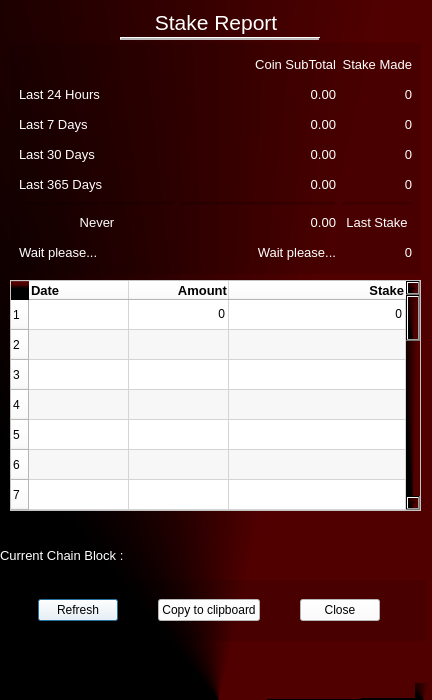
<?xml version="1.0" encoding="UTF-8"?>
<ui version="4.0">
 <class>StakeReportDialog</class>
 <widget class="QDialog" name="StakeReportDialog">
  <property name="windowModality">
   <enum>Qt::NonModal</enum>
  </property>
  <property name="geometry">
   <rect>
    <x>0</x>
    <y>0</y>
    <width>432</width>
    <height>700</height>
   </rect>
  </property>
  <property name="minimumSize">
   <size>
    <width>432</width>
    <height>554</height>
   </size>
  </property>
  <property name="maximumSize">
   <size>
    <width>432</width>
    <height>700</height>
   </size>
  </property>
  <property name="font">
   <font>
    <family>Century Gothic</family>
    <pointsize>10</pointsize>
    <weight>9</weight>
    <italic>false</italic>
    <bold>false</bold>
    <stylestrategy>PreferDefault</stylestrategy>
   </font>
  </property>
  <property name="windowTitle">
   <string>Stake Report</string>
  </property>
  <property name="styleSheet">
   <string notr="true">font: 75 10pt &quot;Century Gothic&quot;;
background: qconicalgradient(cx:0.506, cy:1, angle:0.2, stop:0.1875 rgba(81, 0, 0, 255), stop:0.397727 rgba(0, 0, 0, 255))</string>
  </property>
  <property name="sizeGripEnabled">
   <bool>true</bool>
  </property>
  <property name="modal">
   <bool>false</bool>
  </property>
  <widget class="QLabel" name="label">
   <property name="geometry">
    <rect>
     <x>116</x>
     <y>10</y>
     <width>200</width>
     <height>31</height>
    </rect>
   </property>
   <property name="minimumSize">
    <size>
     <width>200</width>
     <height>0</height>
    </size>
   </property>
   <property name="font">
    <font>
     <family>MS Shell Dlg 2</family>
     <pointsize>16</pointsize>
     <weight>9</weight>
     <italic>false</italic>
     <bold>false</bold>
    </font>
   </property>
   <property name="toolTip">
    <string>Dialog which report the earning made with stake over time</string>
   </property>
   <property name="styleSheet">
    <string notr="true">font: 75 16pt &quot;MS Shell Dlg 2&quot;;
background: none;
color: #ffffff</string>
   </property>
   <property name="frameShape">
    <enum>QFrame::NoFrame</enum>
   </property>
   <property name="frameShadow">
    <enum>QFrame::Sunken</enum>
   </property>
   <property name="lineWidth">
    <number>2</number>
   </property>
   <property name="midLineWidth">
    <number>3</number>
   </property>
   <property name="text">
    <string>Stake Report</string>
   </property>
   <property name="alignment">
    <set>Qt::AlignHCenter|Qt::AlignTop</set>
   </property>
  </widget>
  <widget class="Line" name="line">
   <property name="enabled">
    <bool>false</bool>
   </property>
   <property name="geometry">
    <rect>
     <x>120</x>
     <y>30</y>
     <width>200</width>
     <height>16</height>
    </rect>
   </property>
   <property name="minimumSize">
    <size>
     <width>200</width>
     <height>0</height>
    </size>
   </property>
   <property name="toolTip">
    <string notr="true">Original coding by Remy5</string>
   </property>
   <property name="styleSheet">
    <string notr="true">background: none;
color: #ffffff</string>
   </property>
   <property name="frameShadow">
    <enum>QFrame::Raised</enum>
   </property>
   <property name="midLineWidth">
    <number>1</number>
   </property>
   <property name="orientation">
    <enum>Qt::Horizontal</enum>
   </property>
  </widget>
  <widget class="QFrame" name="gridFrame">
   <property name="geometry">
    <rect>
     <x>10</x>
     <y>43</y>
     <width>411</width>
     <height>231</height>
    </rect>
   </property>
   <property name="styleSheet">
    <string notr="true">background-color: rgb(0, 0, 0, 0.1);</string>
   </property>
   <layout class="QGridLayout" name="gridLayout" columnstretch="3,3,0">
    <property name="verticalSpacing">
     <number>5</number>
    </property>
    <item row="5" column="0">
     <widget class="Line" name="line_4">
      <property name="orientation">
       <enum>Qt::Horizontal</enum>
      </property>
     </widget>
    </item>
    <item row="0" column="2">
     <widget class="QLabel" name="label_3">
      <property name="font">
       <font>
        <family>MS Shell Dlg 2</family>
        <pointsize>10</pointsize>
        <weight>9</weight>
        <italic>false</italic>
        <bold>false</bold>
       </font>
      </property>
      <property name="toolTip">
       <string>POS Block Made</string>
      </property>
      <property name="styleSheet">
       <string notr="true">font: 75 10pt &quot;MS Shell Dlg 2&quot;;
background: none;
color: #ffffff</string>
      </property>
      <property name="text">
       <string>Stake Made</string>
      </property>
      <property name="alignment">
       <set>Qt::AlignRight|Qt::AlignTrailing|Qt::AlignVCenter</set>
      </property>
      <property name="margin">
       <number>4</number>
      </property>
     </widget>
    </item>
    <item row="1" column="0">
     <widget class="QLabel" name="L1_24h">
      <property name="font">
       <font>
        <family>MS Shell Dlg 2</family>
        <pointsize>10</pointsize>
        <weight>9</weight>
        <italic>false</italic>
        <bold>false</bold>
       </font>
      </property>
      <property name="toolTip">
       <string/>
      </property>
      <property name="styleSheet">
       <string notr="true">font: 75 10pt &quot;MS Shell Dlg 2&quot;;
background: none;
color: #ffffff</string>
      </property>
      <property name="text">
       <string>Last 24 Hours</string>
      </property>
      <property name="margin">
       <number>4</number>
      </property>
     </widget>
    </item>
    <item row="2" column="2">
     <widget class="QLabel" name="Stake_7D">
      <property name="font">
       <font>
        <family>MS Shell Dlg 2</family>
        <pointsize>10</pointsize>
        <weight>9</weight>
        <italic>false</italic>
        <bold>false</bold>
       </font>
      </property>
      <property name="toolTip">
       <string>Stake Made in last 7 Days</string>
      </property>
      <property name="styleSheet">
       <string notr="true">font: 75 10pt &quot;MS Shell Dlg 2&quot;;
background: none;
color: #ffffff</string>
      </property>
      <property name="text">
       <string>0</string>
      </property>
      <property name="alignment">
       <set>Qt::AlignRight|Qt::AlignTrailing|Qt::AlignVCenter</set>
      </property>
      <property name="margin">
       <number>4</number>
      </property>
     </widget>
    </item>
    <item row="5" column="1">
     <widget class="Line" name="line_2">
      <property name="orientation">
       <enum>Qt::Horizontal</enum>
      </property>
     </widget>
    </item>
    <item row="2" column="1">
     <widget class="QLabel" name="Amount_7D">
      <property name="font">
       <font>
        <family>MS Shell Dlg 2</family>
        <pointsize>10</pointsize>
        <weight>9</weight>
        <italic>false</italic>
        <bold>false</bold>
       </font>
      </property>
      <property name="toolTip">
       <string>Coin Earned in last 7 Days</string>
      </property>
      <property name="styleSheet">
       <string notr="true">font: 75 10pt &quot;MS Shell Dlg 2&quot;;
background: none;
color: #ffffff</string>
      </property>
      <property name="text">
       <string>0.00</string>
      </property>
      <property name="alignment">
       <set>Qt::AlignRight|Qt::AlignTrailing|Qt::AlignVCenter</set>
      </property>
      <property name="margin">
       <number>4</number>
      </property>
     </widget>
    </item>
    <item row="4" column="0">
     <widget class="QLabel" name="L3_30D_2">
      <property name="font">
       <font>
        <family>MS Shell Dlg 2</family>
        <pointsize>10</pointsize>
        <weight>9</weight>
        <italic>false</italic>
        <bold>false</bold>
       </font>
      </property>
      <property name="toolTip">
       <string/>
      </property>
      <property name="styleSheet">
       <string notr="true">font: 75 10pt &quot;MS Shell Dlg 2&quot;;
background: none;
color: #ffffff</string>
      </property>
      <property name="text">
       <string>Last 365 Days</string>
      </property>
      <property name="margin">
       <number>4</number>
      </property>
     </widget>
    </item>
    <item row="3" column="1">
     <widget class="QLabel" name="Amount_30D">
      <property name="font">
       <font>
        <family>MS Shell Dlg 2</family>
        <pointsize>10</pointsize>
        <weight>9</weight>
        <italic>false</italic>
        <bold>false</bold>
       </font>
      </property>
      <property name="toolTip">
       <string>Coin Earned in last 30 Days</string>
      </property>
      <property name="styleSheet">
       <string notr="true">font: 75 10pt &quot;MS Shell Dlg 2&quot;;
background: none;
color: #ffffff</string>
      </property>
      <property name="text">
       <string>0.00</string>
      </property>
      <property name="alignment">
       <set>Qt::AlignRight|Qt::AlignTrailing|Qt::AlignVCenter</set>
      </property>
      <property name="margin">
       <number>4</number>
      </property>
     </widget>
    </item>
    <item row="5" column="2">
     <widget class="Line" name="line_3">
      <property name="orientation">
       <enum>Qt::Horizontal</enum>
      </property>
     </widget>
    </item>
    <item row="4" column="2">
     <widget class="QLabel" name="Stake_365D">
      <property name="font">
       <font>
        <family>MS Shell Dlg 2</family>
        <pointsize>10</pointsize>
        <weight>9</weight>
        <italic>false</italic>
        <bold>false</bold>
       </font>
      </property>
      <property name="toolTip">
       <string>Stake Made in last 365 Days</string>
      </property>
      <property name="styleSheet">
       <string notr="true">font: 75 10pt &quot;MS Shell Dlg 2&quot;;
background: none;
color: #ffffff</string>
      </property>
      <property name="text">
       <string>0</string>
      </property>
      <property name="alignment">
       <set>Qt::AlignRight|Qt::AlignTrailing|Qt::AlignVCenter</set>
      </property>
      <property name="margin">
       <number>4</number>
      </property>
     </widget>
    </item>
    <item row="1" column="2">
     <widget class="QLabel" name="Stake_24H">
      <property name="font">
       <font>
        <family>MS Shell Dlg 2</family>
        <pointsize>10</pointsize>
        <weight>9</weight>
        <italic>false</italic>
        <bold>false</bold>
       </font>
      </property>
      <property name="toolTip">
       <string>Stake Made in last 24H</string>
      </property>
      <property name="styleSheet">
       <string notr="true">font: 75 10pt &quot;MS Shell Dlg 2&quot;;
background: none;
color: #ffffff</string>
      </property>
      <property name="text">
       <string>0</string>
      </property>
      <property name="alignment">
       <set>Qt::AlignRight|Qt::AlignTrailing|Qt::AlignVCenter</set>
      </property>
      <property name="margin">
       <number>4</number>
      </property>
     </widget>
    </item>
    <item row="3" column="2">
     <widget class="QLabel" name="Stake_30D">
      <property name="font">
       <font>
        <family>MS Shell Dlg 2</family>
        <pointsize>10</pointsize>
        <weight>9</weight>
        <italic>false</italic>
        <bold>false</bold>
       </font>
      </property>
      <property name="toolTip">
       <string>Stake Made in last 30 Days</string>
      </property>
      <property name="styleSheet">
       <string notr="true">font: 75 10pt &quot;MS Shell Dlg 2&quot;;
background: none;
color: #ffffff</string>
      </property>
      <property name="text">
       <string>0</string>
      </property>
      <property name="alignment">
       <set>Qt::AlignRight|Qt::AlignTrailing|Qt::AlignVCenter</set>
      </property>
      <property name="margin">
       <number>4</number>
      </property>
     </widget>
    </item>
    <item row="3" column="0">
     <widget class="QLabel" name="L3_30D">
      <property name="font">
       <font>
        <family>MS Shell Dlg 2</family>
        <pointsize>10</pointsize>
        <weight>9</weight>
        <italic>false</italic>
        <bold>false</bold>
       </font>
      </property>
      <property name="toolTip">
       <string/>
      </property>
      <property name="styleSheet">
       <string notr="true">font: 75 10pt &quot;MS Shell Dlg 2&quot;;
background: none;
color: #ffffff</string>
      </property>
      <property name="text">
       <string>Last 30 Days</string>
      </property>
      <property name="margin">
       <number>4</number>
      </property>
     </widget>
    </item>
    <item row="4" column="1">
     <widget class="QLabel" name="Amount_365D">
      <property name="font">
       <font>
        <family>MS Shell Dlg 2</family>
        <pointsize>10</pointsize>
        <weight>9</weight>
        <italic>false</italic>
        <bold>false</bold>
       </font>
      </property>
      <property name="toolTip">
       <string>Coin Earned in last 365 Days</string>
      </property>
      <property name="styleSheet">
       <string notr="true">font: 75 10pt &quot;MS Shell Dlg 2&quot;;
background: none;
color: #ffffff</string>
      </property>
      <property name="text">
       <string>0.00</string>
      </property>
      <property name="alignment">
       <set>Qt::AlignRight|Qt::AlignTrailing|Qt::AlignVCenter</set>
      </property>
      <property name="margin">
       <number>4</number>
      </property>
     </widget>
    </item>
    <item row="1" column="1">
     <widget class="QLabel" name="Amount_24H">
      <property name="font">
       <font>
        <family>MS Shell Dlg 2</family>
        <pointsize>10</pointsize>
        <weight>9</weight>
        <italic>false</italic>
        <bold>false</bold>
       </font>
      </property>
      <property name="toolTip">
       <string>Coin Earned in last 24H</string>
      </property>
      <property name="styleSheet">
       <string notr="true">font: 75 10pt &quot;MS Shell Dlg 2&quot;;
background: none;
color: #ffffff</string>
      </property>
      <property name="text">
       <string>0.00</string>
      </property>
      <property name="alignment">
       <set>Qt::AlignRight|Qt::AlignTrailing|Qt::AlignVCenter</set>
      </property>
      <property name="margin">
       <number>4</number>
      </property>
     </widget>
    </item>
    <item row="0" column="1">
     <widget class="QLabel" name="L_Coin">
      <property name="font">
       <font>
        <family>MS Shell Dlg 2</family>
        <pointsize>10</pointsize>
        <weight>9</weight>
        <italic>false</italic>
        <bold>false</bold>
       </font>
      </property>
      <property name="styleSheet">
       <string notr="true">font: 75 10pt &quot;MS Shell Dlg 2&quot;;
background: none;
color: #ffffff</string>
      </property>
      <property name="text">
       <string>Coin SubTotal</string>
      </property>
      <property name="alignment">
       <set>Qt::AlignRight|Qt::AlignTrailing|Qt::AlignVCenter</set>
      </property>
      <property name="margin">
       <number>4</number>
      </property>
     </widget>
    </item>
    <item row="2" column="0">
     <widget class="QLabel" name="L2_7D">
      <property name="font">
       <font>
        <family>MS Shell Dlg 2</family>
        <pointsize>10</pointsize>
        <weight>9</weight>
        <italic>false</italic>
        <bold>false</bold>
       </font>
      </property>
      <property name="toolTip">
       <string/>
      </property>
      <property name="styleSheet">
       <string notr="true">font: 75 10pt &quot;MS Shell Dlg 2&quot;;
background: none;
color: #ffffff</string>
      </property>
      <property name="text">
       <string>Last 7 Days</string>
      </property>
      <property name="margin">
       <number>4</number>
      </property>
     </widget>
    </item>
    <item row="6" column="0">
     <widget class="QLabel" name="L_LastStakeTime">
      <property name="font">
       <font>
        <family>MS Shell Dlg 2</family>
        <pointsize>10</pointsize>
        <weight>9</weight>
        <italic>false</italic>
        <bold>false</bold>
       </font>
      </property>
      <property name="toolTip">
       <string>Date of the last mature Stake</string>
      </property>
      <property name="layoutDirection">
       <enum>Qt::LeftToRight</enum>
      </property>
      <property name="styleSheet">
       <string notr="true">font: 75 10pt &quot;MS Shell Dlg 2&quot;;
background: none;
color: #ffffff</string>
      </property>
      <property name="text">
       <string>Never</string>
      </property>
      <property name="alignment">
       <set>Qt::AlignCenter</set>
      </property>
      <property name="margin">
       <number>5</number>
      </property>
     </widget>
    </item>
    <item row="6" column="1">
     <widget class="QLabel" name="Amount_Last">
      <property name="font">
       <font>
        <family>MS Shell Dlg 2</family>
        <pointsize>10</pointsize>
        <weight>9</weight>
        <italic>false</italic>
        <bold>false</bold>
       </font>
      </property>
      <property name="toolTip">
       <string>Coin Earned in last mature Stake</string>
      </property>
      <property name="styleSheet">
       <string notr="true">font: 75 10pt &quot;MS Shell Dlg 2&quot;;
background: none;
color: #ffffff</string>
      </property>
      <property name="text">
       <string>0.00</string>
      </property>
      <property name="alignment">
       <set>Qt::AlignRight|Qt::AlignTrailing|Qt::AlignVCenter</set>
      </property>
      <property name="margin">
       <number>4</number>
      </property>
     </widget>
    </item>
    <item row="7" column="2">
     <widget class="QLabel" name="Stake_Counted">
      <property name="font">
       <font>
        <family>MS Shell Dlg 2</family>
        <pointsize>10</pointsize>
        <weight>9</weight>
        <italic>false</italic>
        <bold>false</bold>
       </font>
      </property>
      <property name="toolTip">
       <string>Total Stake Analized</string>
      </property>
      <property name="styleSheet">
       <string notr="true">font: 75 10pt &quot;MS Shell Dlg 2&quot;;
background: none;
color: #ffffff</string>
      </property>
      <property name="text">
       <string>0</string>
      </property>
      <property name="alignment">
       <set>Qt::AlignRight|Qt::AlignTrailing|Qt::AlignVCenter</set>
      </property>
      <property name="margin">
       <number>4</number>
      </property>
     </widget>
    </item>
    <item row="6" column="2">
     <widget class="QLabel" name="L_Last">
      <property name="font">
       <font>
        <family>MS Shell Dlg 2</family>
        <pointsize>10</pointsize>
        <weight>9</weight>
        <italic>false</italic>
        <bold>false</bold>
       </font>
      </property>
      <property name="styleSheet">
       <string notr="true">font: 75 10pt &quot;MS Shell Dlg 2&quot;;
background: none;
color: #ffffff</string>
      </property>
      <property name="text">
       <string>Last Stake</string>
      </property>
      <property name="alignment">
       <set>Qt::AlignCenter</set>
      </property>
      <property name="margin">
       <number>4</number>
      </property>
     </widget>
    </item>
    <item row="7" column="1">
     <widget class="QLabel" name="TimeTook_2">
      <property name="font">
       <font>
        <family>MS Shell Dlg 2</family>
        <pointsize>10</pointsize>
        <weight>9</weight>
        <italic>false</italic>
        <bold>false</bold>
       </font>
      </property>
      <property name="toolTip">
       <string>Time took to refresh dialog</string>
      </property>
      <property name="styleSheet">
       <string notr="true">font: 75 10pt &quot;MS Shell Dlg 2&quot;;
background: none;
color: #ffffff</string>
      </property>
      <property name="text">
       <string>Wait please...</string>
      </property>
      <property name="alignment">
       <set>Qt::AlignRight|Qt::AlignTrailing|Qt::AlignVCenter</set>
      </property>
      <property name="margin">
       <number>4</number>
      </property>
     </widget>
    </item>
    <item row="7" column="0">
     <widget class="QLabel" name="TimeTook">
      <property name="font">
       <font>
        <family>MS Shell Dlg 2</family>
        <pointsize>10</pointsize>
        <weight>9</weight>
        <italic>false</italic>
        <bold>false</bold>
       </font>
      </property>
      <property name="toolTip">
       <string>Time took to retrieve the data</string>
      </property>
      <property name="styleSheet">
       <string notr="true">font: 75 10pt &quot;MS Shell Dlg 2&quot;;
background: none;
color: #ffffff</string>
      </property>
      <property name="text">
       <string>Wait please...</string>
      </property>
      <property name="margin">
       <number>4</number>
      </property>
     </widget>
    </item>
   </layout>
  </widget>
  <widget class="QTableWidget" name="StakeReportTable">
   <property name="geometry">
    <rect>
     <x>10</x>
     <y>280</y>
     <width>411</width>
     <height>231</height>
    </rect>
   </property>
   <property name="sizePolicy">
    <sizepolicy hsizetype="Expanding" vsizetype="Expanding">
     <horstretch>1</horstretch>
     <verstretch>0</verstretch>
    </sizepolicy>
   </property>
   <property name="font">
    <font>
     <family>MS Shell Dlg 2</family>
     <pointsize>10</pointsize>
     <weight>9</weight>
     <italic>false</italic>
     <bold>false</bold>
    </font>
   </property>
   <property name="styleSheet">
    <string notr="true">font: 75 10pt &quot;MS Shell Dlg 2&quot;;
background: #ffffff;
color: #000000</string>
   </property>
   <property name="alternatingRowColors">
    <bool>true</bool>
   </property>
   <property name="sortingEnabled">
    <bool>true</bool>
   </property>
   <property name="rowCount">
    <number>30</number>
   </property>
   <property name="columnCount">
    <number>3</number>
   </property>
   <attribute name="horizontalHeaderStretchLastSection">
    <bool>true</bool>
   </attribute>
   <row/>
   <row/>
   <row/>
   <row/>
   <row/>
   <row/>
   <row/>
   <row/>
   <row/>
   <row/>
   <row/>
   <row/>
   <row/>
   <row/>
   <row/>
   <row/>
   <row/>
   <row/>
   <row/>
   <row/>
   <row/>
   <row/>
   <row/>
   <row/>
   <row/>
   <row/>
   <row/>
   <row/>
   <row/>
   <row/>
   <column>
    <property name="text">
     <string>Date</string>
    </property>
    <property name="font">
     <font>
      <pointsize>10</pointsize>
      <weight>75</weight>
      <bold>true</bold>
     </font>
    </property>
    <property name="textAlignment">
     <set>AlignLeading|AlignVCenter</set>
    </property>
   </column>
   <column>
    <property name="text">
     <string>Amount</string>
    </property>
    <property name="font">
     <font>
      <pointsize>10</pointsize>
      <weight>75</weight>
      <bold>true</bold>
     </font>
    </property>
    <property name="textAlignment">
     <set>AlignTrailing|AlignVCenter</set>
    </property>
   </column>
   <column>
    <property name="text">
     <string>Stake</string>
    </property>
    <property name="font">
     <font>
      <pointsize>10</pointsize>
      <weight>75</weight>
      <bold>true</bold>
     </font>
    </property>
    <property name="textAlignment">
     <set>AlignTrailing|AlignVCenter</set>
    </property>
   </column>
   <item row="0" column="0">
    <property name="text">
     <string/>
    </property>
    <property name="font">
     <font>
      <pointsize>9</pointsize>
     </font>
    </property>
    <property name="flags">
     <set>ItemIsSelectable|ItemIsUserCheckable|ItemIsEnabled</set>
    </property>
   </item>
   <item row="0" column="1">
    <property name="text">
     <string notr="true">0</string>
    </property>
    <property name="whatsThis">
     <string/>
    </property>
    <property name="font">
     <font>
      <pointsize>9</pointsize>
     </font>
    </property>
    <property name="textAlignment">
     <set>AlignTrailing|AlignVCenter</set>
    </property>
    <property name="flags">
     <set>ItemIsSelectable|ItemIsUserCheckable|ItemIsEnabled</set>
    </property>
   </item>
   <item row="0" column="2">
    <property name="text">
     <string notr="true">0</string>
    </property>
    <property name="font">
     <font>
      <pointsize>9</pointsize>
     </font>
    </property>
    <property name="textAlignment">
     <set>AlignTrailing|AlignVCenter</set>
    </property>
    <property name="flags">
     <set>ItemIsSelectable|ItemIsUserCheckable|ItemIsEnabled</set>
    </property>
   </item>
  </widget>
  <widget class="QLabel" name="L_CurrentBlock">
   <property name="geometry">
    <rect>
     <x>0</x>
     <y>520</y>
     <width>422</width>
     <height>71</height>
    </rect>
   </property>
   <property name="font">
    <font>
     <family>MS Shell Dlg 2</family>
     <pointsize>10</pointsize>
     <weight>9</weight>
     <italic>false</italic>
     <bold>false</bold>
    </font>
   </property>
   <property name="toolTip">
    <string>Data of the current block.</string>
   </property>
   <property name="styleSheet">
    <string notr="true">font: 75 10pt &quot;MS Shell Dlg 2&quot;;
background: none;
color: #ffffff</string>
   </property>
   <property name="text">
    <string>Current Chain Block :</string>
   </property>
   <property name="alignment">
    <set>Qt::AlignLeading|Qt::AlignLeft|Qt::AlignVCenter</set>
   </property>
   <property name="margin">
    <number>2</number>
   </property>
   <property name="textInteractionFlags">
    <set>Qt::LinksAccessibleByMouse|Qt::TextSelectableByMouse</set>
   </property>
  </widget>
  <widget class="QFrame" name="horizontalFrame">
   <property name="geometry">
    <rect>
     <x>-5</x>
     <y>580</y>
     <width>431</width>
     <height>61</height>
    </rect>
   </property>
   <property name="sizePolicy">
    <sizepolicy hsizetype="Preferred" vsizetype="Expanding">
     <horstretch>0</horstretch>
     <verstretch>0</verstretch>
    </sizepolicy>
   </property>
   <property name="styleSheet">
    <string notr="true">background-color: rgb(0, 0, 0, 0.1);</string>
   </property>
   <layout class="QHBoxLayout" name="horizontalLayout" stretch="1,2,1">
    <property name="sizeConstraint">
     <enum>QLayout::SetDefaultConstraint</enum>
    </property>
    <item>
     <widget class="QPushButton" name="button_Refresh">
      <property name="sizePolicy">
       <sizepolicy hsizetype="Maximum" vsizetype="Fixed">
        <horstretch>0</horstretch>
        <verstretch>0</verstretch>
       </sizepolicy>
      </property>
      <property name="toolTip">
       <string>Refresh the data</string>
      </property>
      <property name="styleSheet">
       <string notr="true">font: 75 10pt &quot;MS Shell Dlg 2&quot;;
background: #ffffff;
color: #000000</string>
      </property>
      <property name="text">
       <string>Refresh</string>
      </property>
     </widget>
    </item>
    <item>
     <widget class="QPushButton" name="CopytoClipboard">
      <property name="sizePolicy">
       <sizepolicy hsizetype="Fixed" vsizetype="Fixed">
        <horstretch>0</horstretch>
        <verstretch>0</verstretch>
       </sizepolicy>
      </property>
      <property name="minimumSize">
       <size>
        <width>100</width>
        <height>0</height>
       </size>
      </property>
      <property name="toolTip">
       <string>Copy Report to ClipBoard</string>
      </property>
      <property name="styleSheet">
       <string notr="true">font: 75 10pt &quot;MS Shell Dlg 2&quot;;
background: #ffffff;
color: #000000</string>
      </property>
      <property name="text">
       <string>Copy to clipboard</string>
      </property>
     </widget>
    </item>
    <item>
     <widget class="QDialogButtonBox" name="buttonBox">
      <property name="sizePolicy">
       <sizepolicy hsizetype="Maximum" vsizetype="Fixed">
        <horstretch>0</horstretch>
        <verstretch>0</verstretch>
       </sizepolicy>
      </property>
      <property name="toolTip">
       <string>Close the dialog</string>
      </property>
      <property name="styleSheet">
       <string notr="true">font: 75 10pt &quot;MS Shell Dlg 2&quot;;
background: #ffffff;
color: #000000</string>
      </property>
      <property name="orientation">
       <enum>Qt::Horizontal</enum>
      </property>
      <property name="standardButtons">
       <set>QDialogButtonBox::Close</set>
      </property>
      <property name="centerButtons">
       <bool>true</bool>
      </property>
     </widget>
    </item>
   </layout>
  </widget>
 </widget>
 <resources/>
 <connections/>
</ui>
